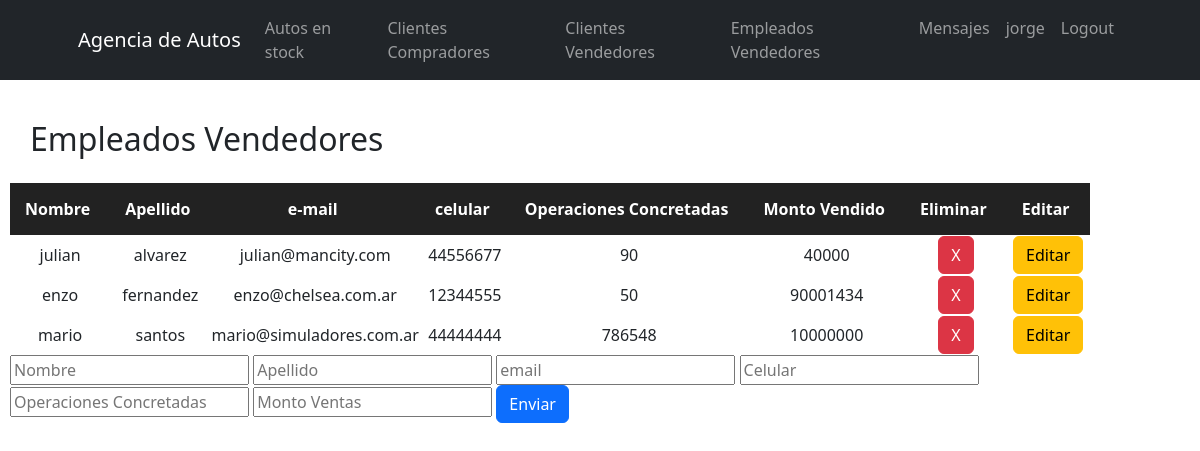
/setEmpleadosVendedores/ (signed in), run on an earlier commit of the app's database.
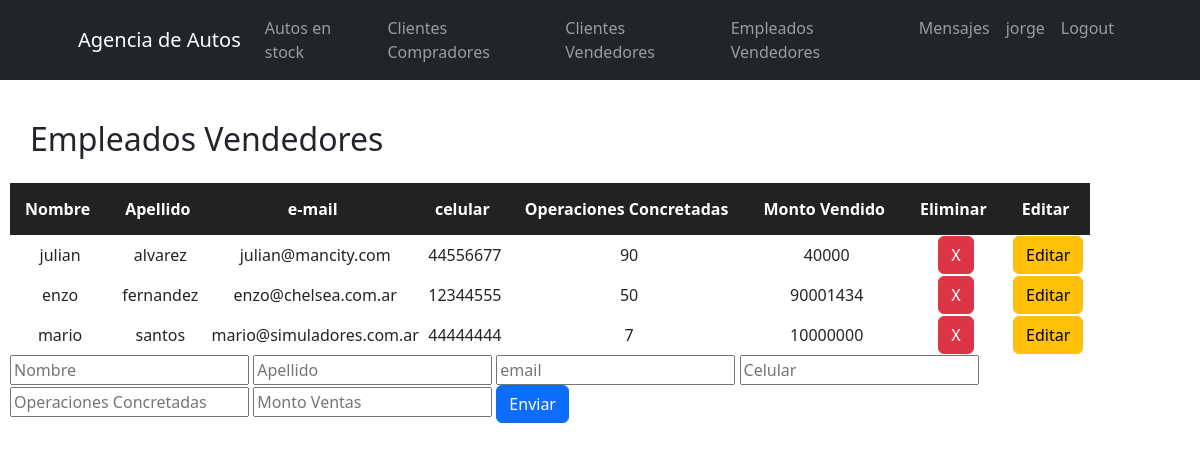
And on a later commit of the database.
### AgenciApp/models.py (models this page shows, shortened)
class empleadosVendedores(models.Model):
    nombre = models.CharField(max_length=40)
    apellido = models.CharField(max_length=40)
    email = models.EmailField()
    celular = models.IntegerField()
    operacionesConcretadas = models.IntegerField()
    montoVendido = models.IntegerField()

### AgenciApp/views.py (the view)
# urls.py: path('setEmpleadosVendedores/', setEmpleadosVendedores, name='setEmpleadosVendedores'),
@login_required
def setEmpleadosVendedores(request):
    Empleados = empleadosVendedores.objects.all()
    if request.method == 'POST':
        empleado = empleadosVendedores(nombre=request.POST["nombre"],apellido=request.POST["apellido"],email=request.POST["email"],celular=request.POST["celular"], operacionesConcretadas=request.POST["operacionesConcretadas"], montoVendido=request.POST["montoVendido"])
        empleado.save()
        miFormulario = empleadosFormulario()
        return render(request, "AgenciApp/setEmpleadosVendedores.html", {"miFormulario":miFormulario, "Empleados":Empleados})
    else:
        miFormulario = empleadosFormulario()
    return render(request, "AgenciApp/setEmpleadosVendedores.html", {"miFormulario":miFormulario, "Empleados":Empleados})

### AgenciApp/forms.py
class empleadosFormulario(forms.Form):
    nombre = forms.CharField()
    apellido = forms.CharField()
    email = forms.EmailField()
    celular = forms.IntegerField()
    operacionesConcretadas = forms.CharField(label='Operaciones Concretadas')
    montoVendido = forms.IntegerField(label='Monto Vendido')

### AgenciApp/templates/AgenciApp/setEmpleadosVendedores.html (shortened to what this page needs)
<div>
    {% extends "AgenciApp/empleadosVendedores.html" %}
    {% load static %}
    {% block setEmpleadosVendedores %}
    <form action="" method="post"> {% csrf_token %}
        <input placeholder="Nombre" type = "text" name="nombre" required>
        <input placeholder="Apellido" type = "text" name="apellido" required>
        <input placeholder="email" type = "email" name="email" required>
        <input placeholder="Celular" type = "number" name="celular" required>
        <input placeholder="Operaciones Concretadas" type = "number" name="operacionesConcretadas" required>
        <input placeholder="Monto Ventas" type = "number" name="montoVendido" required>
        <input class="btn btn-primary" type="submit" value="Enviar">
    </form>
    {% endblock %}

### AgenciApp/templates/AgenciApp/empleadosVendedores.html (shortened to what this page needs)
<div>
    {% extends "AgenciApp/inicio.html" %}
    {% load static %}
        {% block contenidoQueCambia %}
        <p class="tituloAutosEnStock">Empleados Vendedores</p>
        <table class="tablaEmpleadosVendedores">
            <tr class="tituloTablaEmpleadosVendedores">
                <th>Nombre</th>
                <th>Apellido</th>
                <th>e-mail</th>
                <th>celular</th>
                <th>Operaciones Concretadas</th>
                <th>Monto Vendido</th>
                <th>Eliminar</th>
                <th>Editar</th>
            </tr>
                {% for Empleado in Empleados %}
                    <tr>
                        <td>{{Empleado.nombre}}</td>
                        <td>{{Empleado.apellido}}</td>
                        <td>{{Empleado.email}}</td>
                        <td>{{Empleado.celular}}</td>
                        <td>{{Empleado.operacionesConcretadas}}</td>
                        <td>{{Empleado.montoVendido}}</td>
                        <td><button class="btn btn-danger btnEliminar"><a href="{% url 'eliminarEmpleadoVendedor' Empleado.email %}">X</a></button></td>
                        <td><button class="btn btn-warning btnEditar"><a href="{% url 'editarEmpleadoVendedor' Empleado.email %}">Editar</a></button></td>
                {% endfor %}
        </table>
        <div class="formSetEmpleadosVendedores">
            {% block setEmpleadosVendedores %}
            {% endblock %}
        </div>
        {% endblock %}

What changed in the data, as far as the page shows it:
changed empleadosVendedores "mario": operacionesConcretadas "786548" → "7"
